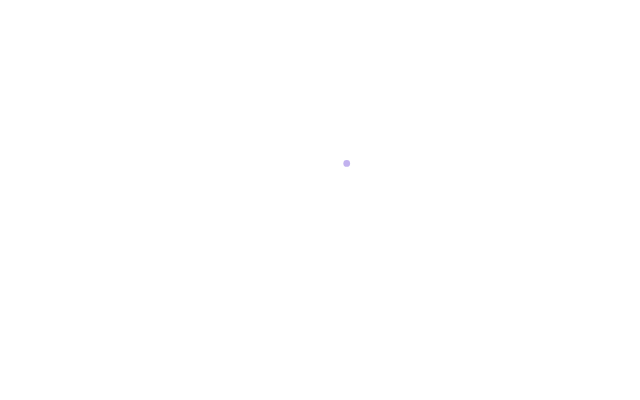
Frame 1 (no input)
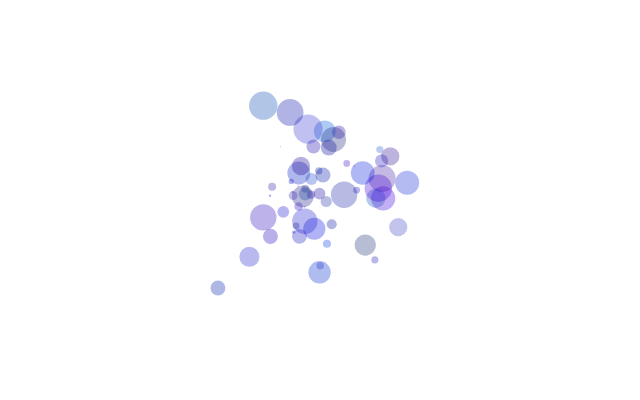
Frame 60 (no input)
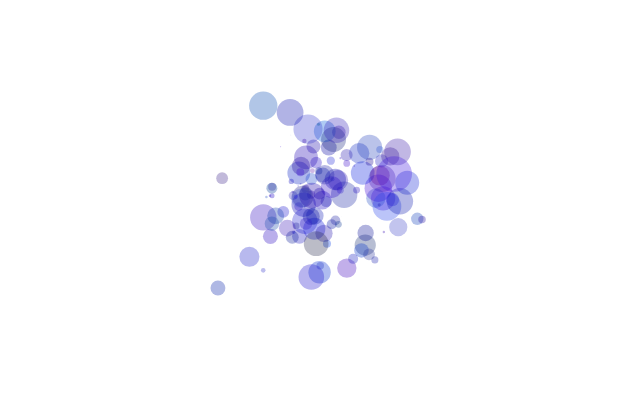
Frame 120 (the mouse pressed at the canvas centre since frame 60)

The p5.js sketch that drew these frames (run headless with seeded random() and noise() and a simulated clock; from frame 60 on, the mouse is pressed at the canvas centre):

// p5.js sketch
// ── sketch.js
// Exercise 0.4: Paint Splatter
//
// Build a paint splatter where most dots cluster around a central
// point but some scatter out to the edges. Use a normal distribution
// for BOTH the position of each dot and its color. Add a slider that
// adjusts the standard deviation in real time.

let stdDevSlider;

function setup() {
  createCanvas(640, 400);
  background(255);

  // Slider for standard deviation. Range here is a starting suggestion.
  stdDevSlider = createSlider(0, 5, 1, 0.1);
  stdDevSlider.position(10, height + 10);
}

function draw() {
    const spread = stdDevSlider.value();

    // Base standard deviations
    const posBaseSD = 40;
    const colorBaseSD = 25
    const sizeBaseSD = 10;

    const x = randomGaussian(width / 2, posBaseSD * spread);
    const y = randomGaussian(height / 2, posBaseSD * spread);

    const r = constrain(randomGaussian(30, colorBaseSD * spread), 0, 255);
    const g = constrain(randomGaussian(30, colorBaseSD * spread), 0, 255);
    const b = constrain(randomGaussian(180, colorBaseSD * spread), 0, 255);

    const size = randomGaussian(13, sizeBaseSD * spread);

    noStroke();
    fill(r, g, b, 80); // Semi-transparent
    circle(x, y, size);

}
